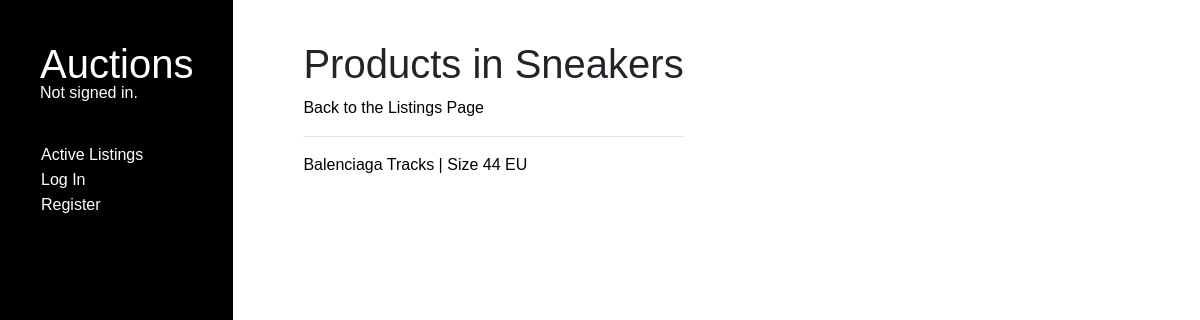
Before: /category/Sneakers with the older database file.
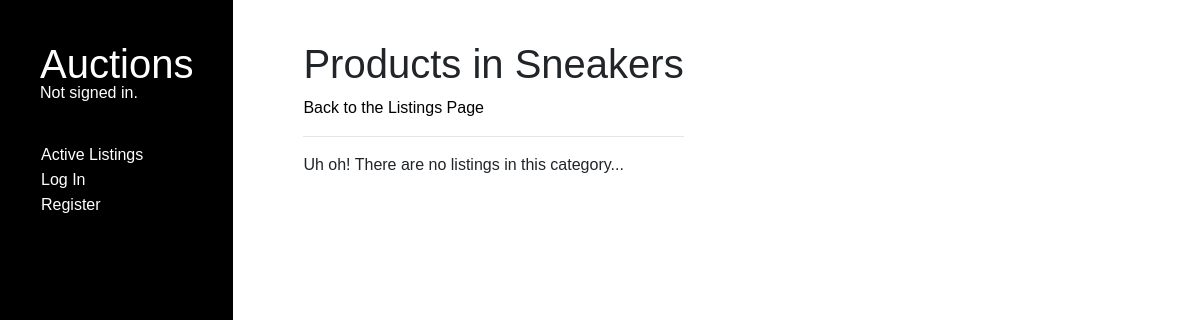
After: the same page with the newer database file.
### auctions/models.py (models this page shows)
class Listing(models.Model):
    seller = models.ForeignKey(User, on_delete=models.CASCADE, related_name="listings")
    title = models.CharField(max_length=64)
    description = models.CharField(max_length=256)
    category = models.ForeignKey(ProductCategory, on_delete=models.CASCADE, related_name="listings")
    photo = models.CharField(max_length=256, null=True, blank=True)
    start_price = models.DecimalField(max_digits=10, decimal_places=2)
    current_price = models.DecimalField(max_digits=10, decimal_places=2, default=0)
    status = models.BooleanField(default=True)

### auctions/views.py (the view)
# urls.py: path("category/<str:name>", views.category, name="category_page"),
def category(request, name):
    category = ProductCategory.objects.filter(category=name).first()
    products = Listing.objects.filter(category=category, status=True)
    return render(request, "auctions/category.html", {"category_name": name, "products": products})

### auctions/templates/auctions/category.html (shortened to what this page needs)
{% extends "auctions/layout.html" %}
{% block body %}
    <h1>Products in {{ category_name }}</h1>
    <a href="{% url 'index' %}" class="back-link">Back to the Listings Page</a>
    <hr>
    <div class="products-container">
        {% for product in products %}
            <a class="product-option" href="{% url "product_page" product_id=product.id %}">{{ product.title }}</a>
        {% empty %}
            <p>Uh oh! There are no listings in this category...</p>
        {% endfor %}
    </div>
{% endblock %}

Changed rows visible on the page:
no longer on this page (row edited): Listing: title "Balenciaga Tracks | Size 44 EU"
Other visible differences:
text now shown: "Uh oh! There are no listings in this category..."
